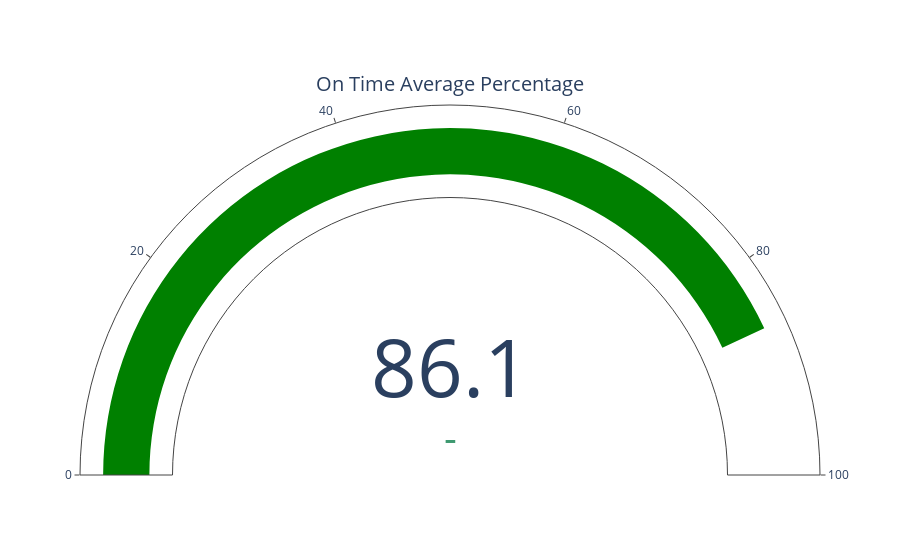

The code cell stored with this chart in its notebook:
### Markdown cell above
##### Only 29% percent of the orders were delivered on time and in full quantity, this number need to be look on by the company with highest priority.

### Code cell
on_time_average = target_orders_df['ontime_target%'].sum() / target_orders_df['customer_id'].value_counts().sum()

fig = go.Figure(go.Indicator(value = on_time_average, mode = "gauge+number+delta", title = {'text': "On Time Average Percentage"}, gauge = {'axis': {'range': [None, 100]}, 'bar': {'color': "green"}}))
fig.show()
on_time_average

### Figure 1 — Plotly figure (JSON) as saved in the notebook; plotly's stock layout.template omitted (floating-point values rounded to 4 significant figures)
{"data": [{"gauge": {"axis": {"range": [null, 100]}, "bar": {"color": "green"}}, "mode": "gauge+number+delta", "title": {"text": "On Time Average Percentage"}, "type": "indicator", "value": 86.09}], "layout": {}}
